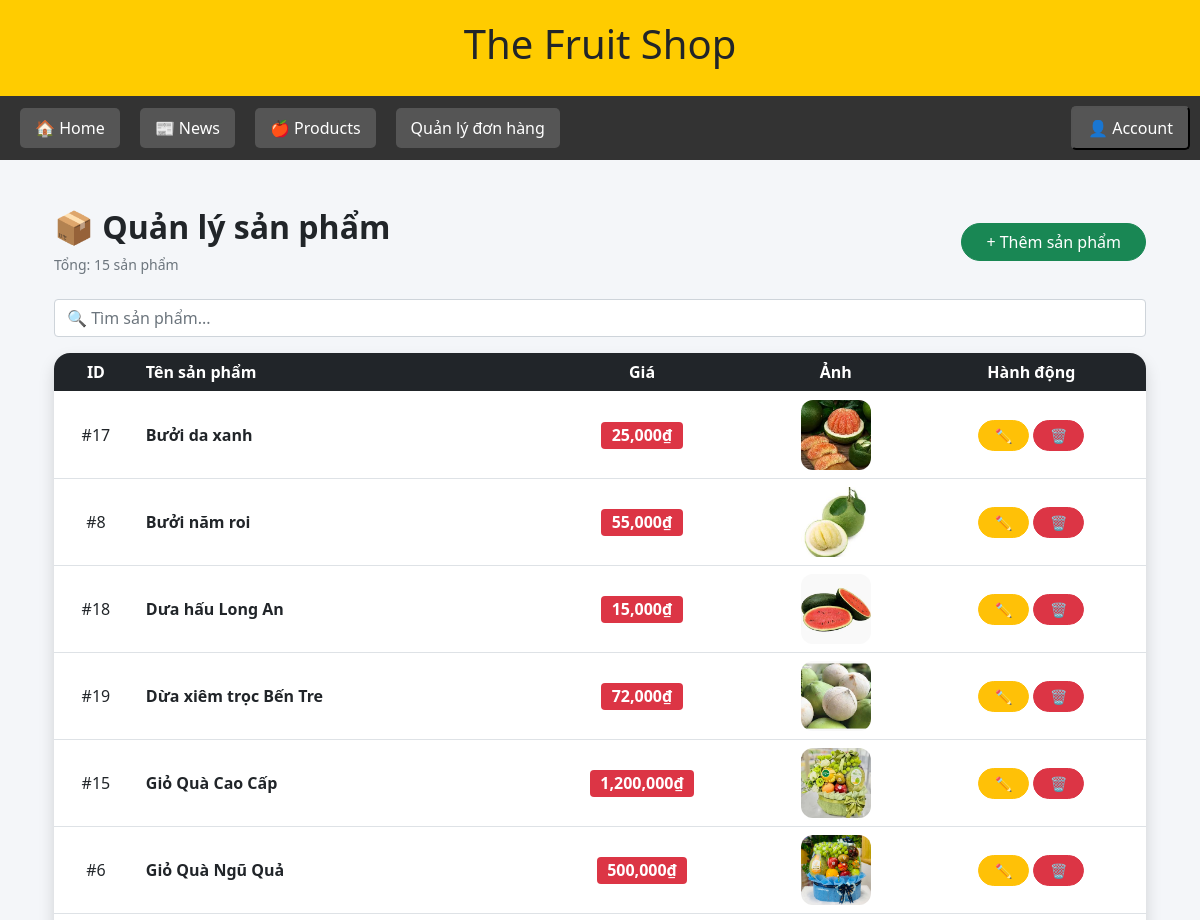
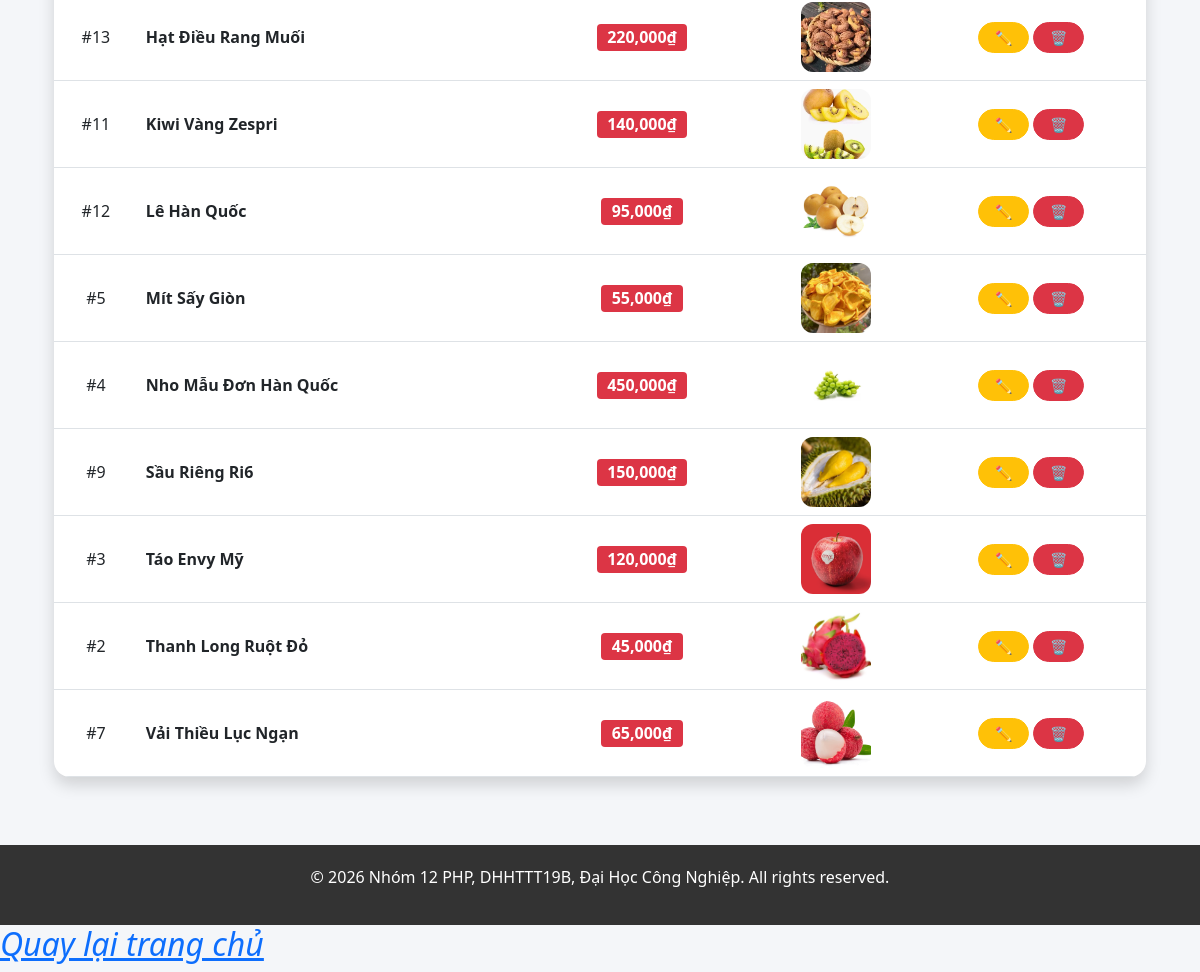
/pages/admin/manager_products.php (signed in), run on the app's committed database (2 pictures, top to bottom).
### tables this page shows
CREATE TABLE `product` (
  `id` int(11) NOT NULL,
  `name` varchar(100) NOT NULL,
  `id_type` int(11) NOT NULL,
  `price` double NOT NULL,
  `image` varchar(255) NOT NULL,
  `description` text DEFAULT NULL
);

### models/clsProduct.php (called while the page is built, shortened)
<?php
class Product
{
    private $conn;
    public function __construct($connection)
    {
        $this->conn = $connection;
    }
    public function getAllProducts()
    {
        $sql = "SELECT * FROM product ORDER BY name ASC";
        $result = $this->conn->query($sql);
        return $result;
    }
}

### pages/admin/manager_products.php (the view, shortened to what this page needs)
<?php
include("../../includes/connect.php");
require_once("../../models/clsProduct.php");
$product = new Product($conn);
$list = $product->getAllProducts();
$total = mysqli_num_rows($list);
?>
<link href="https://cdn.jsdelivr.net/npm/bootstrap@5.3.0/dist/css/bootstrap.min.css" rel="stylesheet">
<link rel="stylesheet" href="../../bin/css/bootstrap.css">
<link rel="stylesheet" href="../../bin/css/style.css">
<link rel="stylesheet" href="../../bin/css/banner.css">
<?php include("../../includes/header.php"); ?>
<?php include("../../includes/banner_admin.php"); ?>
<div class="container py-5">
    <div class="d-flex justify-content-between align-items-center mb-4">
        <div>
            <h2 class="fw-bold">📦 Quản lý sản phẩm</h2>
            <small class="text-muted">Tổng: <?= $total ?> sản phẩm</small>
        </div>
        <a href="add_product.php" class="btn btn-success rounded-pill px-4">
            + Thêm sản phẩm
        </a>
    </div>
    <input type="text" id="searchInput" class="form-control mb-3" placeholder="🔍 Tìm sản phẩm...">
    <div class="card shadow border-0 rounded-4">
        <div class="table-responsive">
            <table class="table align-middle text-center mb-0">
                <thead class="table-dark">
                    <tr>
                        <th>ID</th>
                        <th class="text-start">Tên sản phẩm</th>
                        <th>Giá</th>
                        <th>Ảnh</th>
                        <th>Hành động</th>
                    </tr>
                </thead>
                <tbody id="productTable">
                    <?php while ($row = mysqli_fetch_assoc($list)) { ?>
                        <tr>
                            <td>#<?= $row['id'] ?></td>
                            <td class="text-start fw-semibold">
                                <?= htmlspecialchars($row['name']) ?>
                            </td>
                            <td>
                                <span class="badge bg-danger fs-6">
                                    <?= number_format($row['price']) ?>₫
                                </span>
                            </td>
                            <td>
                                <img src="/Fruit/bin/images/<?= htmlspecialchars($row['image']) ?>"
                                    class="product-img">
                            </td>
                            <td>
                                <a href="edit_product.php?id=<?= $row['id'] ?>"
                                    class="btn btn-warning btn-sm rounded-pill px-3">
                                    ✏️
                                </a>
                                <a href="../../controllers/staff/product_controller.php?delete=<?= $row['id'] ?>"
                                    class="btn btn-danger btn-sm rounded-pill px-3"
                                    onclick="return confirm('Xóa sản phẩm này?')">
                                    🗑
                                </a>
                            </td>
                        </tr>
                    <?php } ?>
                </tbody>
            </table>
        </div>
    </div>
</div>
<?php include("../../includes/footer.php"); ?>
<div style="color: red; font-style: italic; font-weight: bold;">
    <h2><a href="dashboard.php">Quay lại trang chủ</a></h2>
</div>

### pages/admin/manager_products.php (style rules this page uses)
.product-img { width: 70px; height: 70px; object-fit: cover; border-radius: 12px; transition: 0.3s; }
.card { overflow: hidden; }

### data on the page
product: id "17", name "Bưởi da xanh", price "25,000", image (picture)
product: id "8", name "Bưởi năm roi", price "55,000", image (picture)
product: id "18", name "Dưa hấu Long An", price "15,000", image (picture)
product: id "19", name "Dừa xiêm trọc Bến Tre", price "72,000", image (picture)
product: id "15", name "Giỏ Quà Cao Cấp", price "1,200,000", image (picture)
product: id "6", name "Giỏ Quà Ngũ Quả", price "500,000", image (picture)
product: id "13", name "Hạt Điều Rang Muối", price "220,000", image (picture)
product: id "11", name "Kiwi Vàng Zespri", price "140,000", image (picture)
product: id "12", name "Lê Hàn Quốc", price "95,000", image (picture)
product: id "5", name "Mít Sấy Giòn", price "55,000", image (picture)
product: id "4", name "Nho Mẫu Đơn Hàn Quốc", price "450,000", image (picture)
product: id "9", name "Sầu Riêng Ri6", price "150,000", image (picture)
product: id "3", name "Táo Envy Mỹ", price "120,000", image (picture)
product: id "2", name "Thanh Long Ruột Đỏ", price "45,000", image (picture)
product: id "7", name "Vải Thiều Lục Ngạn", price "65,000", image (picture)

### other printed values
$total "15"
